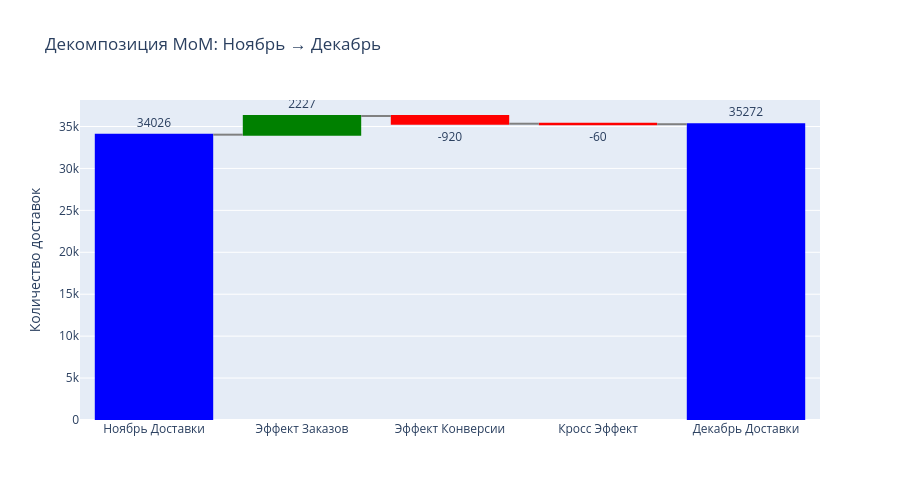

Source (notebook cell):
### Markdown cell above
#### 8. Влияние на бизнес-результат — 3 балла
Примените один из методов декомпозиции из разобранных в первом семинаре, чтобы оценить вклад изменения конверсии и числа заказов в изменение числа доставок в декабре относительно ноября (MoM анализ).    

Постройте waterfall диаграмму.

Выпишите дни, которые внесли наибольший вклад в падение среднемесячной конверсии декабря относительно ноября. Пересекаются ли эти даты с датами повышенного числа осадков? Сделайте выводы.

### Code cell
def decompose_mom(metrics_df):
    
    metrics_df['month'] = pd.to_datetime(
        metrics_df['order_date']
    ).dt.to_period('M')
    
    monthly = metrics_df.groupby('month').agg({
        'total_orders': 'sum',
        'completion_rate': 'mean'
    })
    
    nov_orders = monthly.loc['2022-11', 'total_orders']
    nov_conv = monthly.loc['2022-11', 'completion_rate']
    dec_orders = monthly.loc['2022-12', 'total_orders']
    dec_conv = monthly.loc['2022-12', 'completion_rate']
    
    deliveries_nov = nov_orders * nov_conv
    deliveries_dec = dec_orders * dec_conv
    
    orders_impact = (dec_orders - nov_orders) * nov_conv
    conv_impact = (dec_conv - nov_conv) * nov_orders
    cross_impact = (dec_orders - nov_orders) * (dec_conv - nov_conv)
    
    return {
        'nov': deliveries_nov,
        'dec': deliveries_dec,
        'orders': orders_impact,
        'conversion': conv_impact,
        'cross': cross_impact
    }


decomp = decompose_mom(daily_metrics)

categories = [
    'Ноябрь\nДоставки',
    'Эффект\nЗаказов',
    'Эффект\nКонверсии',
    'Кросс\nЭффект',
    'Декабрь\nДоставки'
]

values = [
    decomp['nov'],
    decomp['orders'],
    decomp['conversion'],
    decomp['cross'],
    decomp['dec']
]

fig = go.Figure(go.Waterfall(
    x=categories,
    y=values,
    measure=['absolute', 'relative', 'relative', 'relative', 'total'],
    text=[f"{v:.0f}" for v in values],
    textposition='outside',
    increasing={'marker': {'color': 'green'}},
    decreasing={'marker': {'color': 'red'}},
    totals={'marker': {'color': 'blue'}},
    connector={'line': {'color': 'gray', 'width': 2}}
))

fig.update_layout(
    title='Декомпозиция MoM: Ноябрь → Декабрь',
    yaxis_title='Количество доставок',
    showlegend=False,
    height=500
)

fig.show()

pd.DataFrame({
    'Метрика': ['Ноябрь', 'Декабрь', 'Изменение', 'Вклад заказов', 
                'Вклад конверсии'],
    'Значение': [
        f"{decomp['nov']:.0f}",
        f"{decomp['dec']:.0f}",
        f"{decomp['dec'] - decomp['nov']:.0f}",
        f"{decomp['orders']:.0f}",
        f"{decomp['conversion']:.0f}"
    ]
})

### Figure 1 — Plotly figure (JSON) as saved in the notebook; plotly's stock layout.template omitted (floating-point values rounded to 4 significant figures)
{"data": [{"connector": {"line": {"color": "gray", "width": 2}}, "decreasing": {"marker": {"color": "red"}}, "increasing": {"marker": {"color": "green"}}, "measure": ["absolute", "relative", "relative", "relative", "total"], "text": ["34026", "2227", "-920", "-60", "35272"], "textposition": "outside", "totals": {"marker": {"color": "blue"}}, "type": "waterfall", "x": ["Ноябрь\nДоставки", "Эффект\nЗаказов", "Эффект\nКонверсии", "Кросс\nЭффект", "Декабрь\nДоставки"], "y": [34030.0, 2227.0, -920.0, -60.21, 35270.0]}], "layout": {"height": 500, "showlegend": false, "title": {"text": "Декомпозиция MoM: Ноябрь → Декабрь"}, "yaxis": {"title": {"text": "Количество доставок"}}}}
